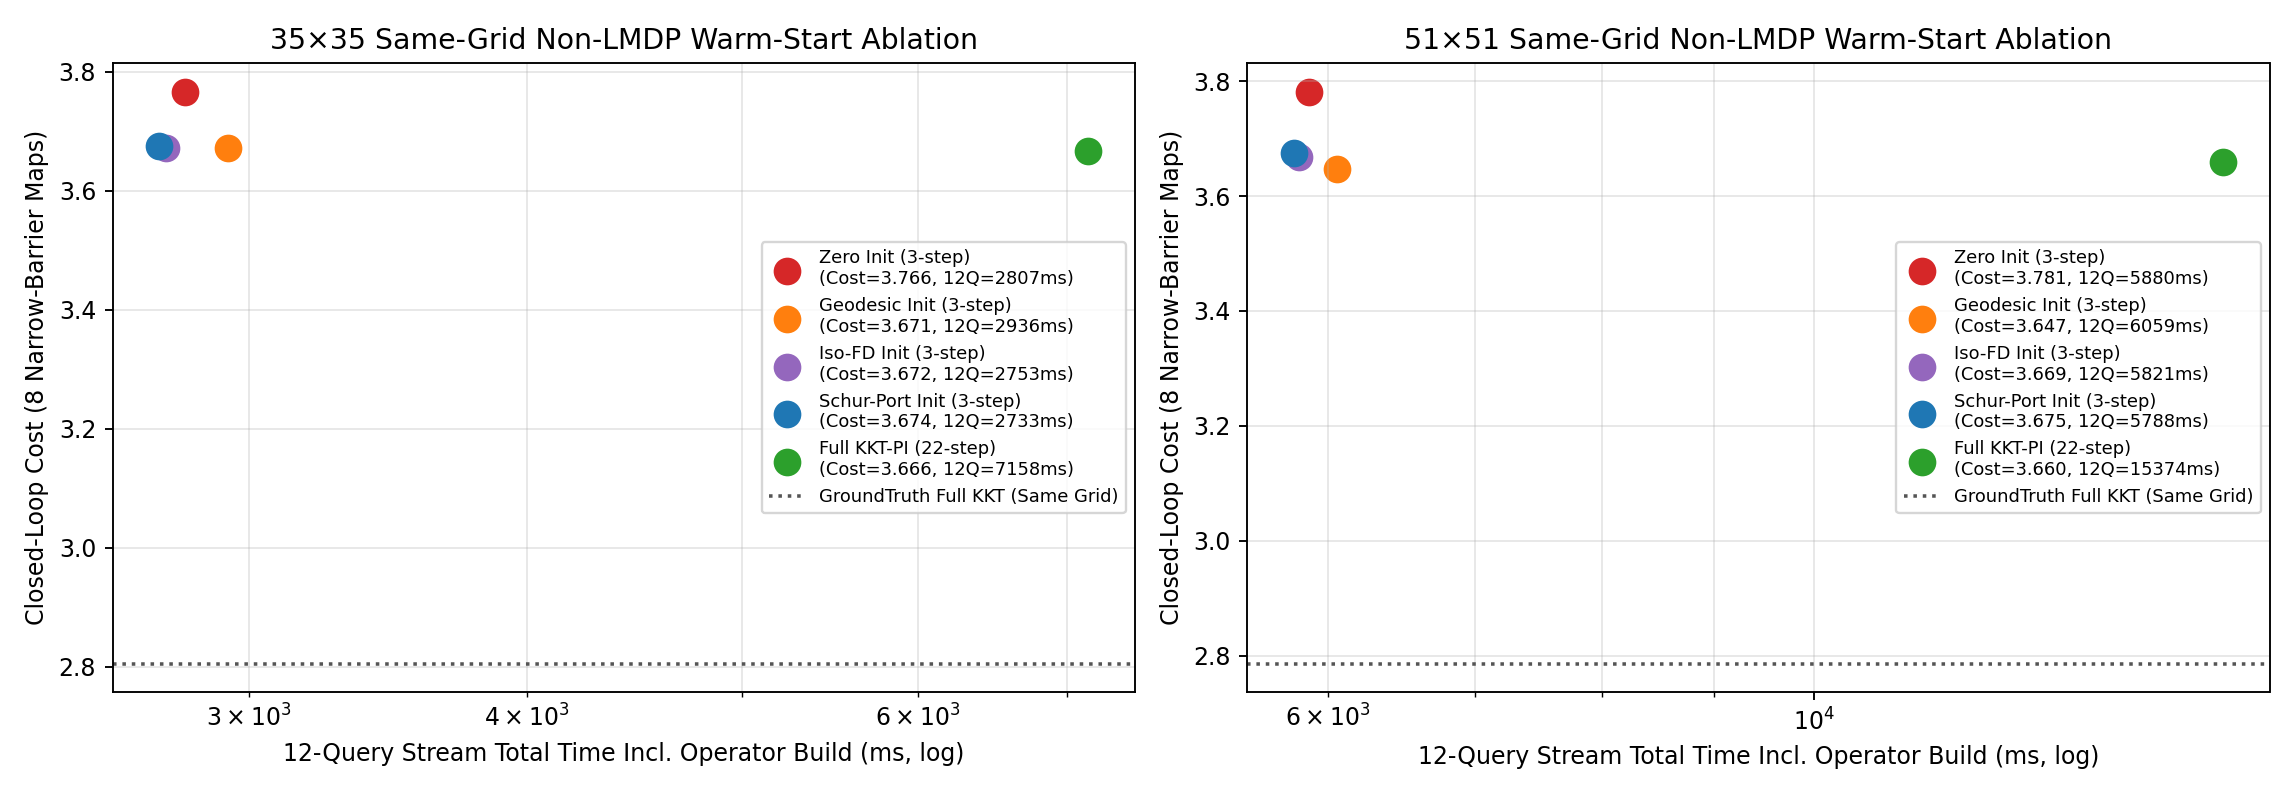

This chart was generated by the following Python code:
"""Experiment 2 (green_kriging_v3): Strictly Matched-Grid Non-LMDP KKT Warm-Start Ablation.

Addresses every attribution point from `green_kriging_v2_review` Section 7 / 11:
1. Evaluates ALL initializers on the EXACT SAME GRID (`35^2` AND `51^2` separately!).
2. Includes `Same-GP Isotropic FD Warm-Start` alongside `Zero`, `Geodesic`, and `Schur-Port`
   warm-starts so single-query initialization benefit vs multi-query reuse benefit are cleanly split!
3. Separates `K=1` cold total time (charging full `SchurPortGreenPlanner` build cost!) from
   `K=12` multi-query stream cumulative time.
4. Evaluates `GroundTruth` vs `Same-GP` on the EXACT SAME `51^2` grid to cleanly isolate GP
   observation error from spatial discretization error, and logs TRUE discrete Bellman residuals!
"""
from __future__ import annotations

import json
import time
from pathlib import Path
from typing import Dict, List, Sequence, Tuple

import matplotlib
matplotlib.use("Agg")
import matplotlib.pyplot as plt
import numpy as np

from core_v3 import (
    GoalBall,
    KrigingWorldModel,
    ProblemSpec,
    QueryTask,
    generate_benchmark_map,
    sample_noisy_probes,
    simulate_closed_loop_crn,
    solve_anisotropic_ball_qp,
)
from exp1_pareto_and_adaptive_tour import build_catalog_and_stream, paired_student_ci95
from schur_port_2d3d import (
    ClassicalFDSolver,
    SchurPortGreenPlanner,
    make_grid_axes,
    solve_monotone_anisotropic_constrained_hjb_2d,
)


def run_matched_grid_kkt_ablation(grid_n: int, n_maps: int = 8, n_queries: int = 12, n_probes: int = 45) -> dict:
    R_diag = (0.35, 3.0)
    u_max = 1.8
    spec_nl = ProblemSpec(dim=2, half_width=1.65, sigma=0.45, q0=0.50, r_diag=R_diag, u_max=u_max)
    spec_iso = ProblemSpec(dim=2, half_width=1.65, sigma=0.45, q0=0.50)

    methods = [
        "GroundTruth-FullKKT",
        "SameGP-FullKKT",
        "ZeroInit-3Step",
        "GeodesicInit-3Step",
        "IsoFDInit-3Step",
        "SchurPortInit-3Step",
    ]
    map_costs: Dict[str, List[float]] = {m: [] for m in methods}
    map_bellman_res: Dict[str, List[float]] = {m: [] for m in methods}
    map_k1_cold_ms: Dict[str, List[float]] = {m: [] for m in methods if m != "GroundTruth-FullKKT"}
    map_k_all_ms: Dict[str, List[float]] = {m: [] for m in methods if m != "GroundTruth-FullKKT"}

    _, _, pts = make_grid_axes(spec_nl.half_width, grid_n, 2)

    for m_i in range(n_maps):
        map_seed = 6100 + m_i
        world = generate_benchmark_map(map_seed, dim=2, regime="narrow_barrier", with_drift=True, spec=spec_nl)
        waypoints, patch_zones, queries = build_catalog_and_stream(map_seed, dim=2, n_queries=n_queries)
        X_obs, q_obs, b_obs = sample_noisy_probes(world, n_probes=n_probes, seed=map_seed + 9, include_drift=True)
        km = KrigingWorldModel(X_obs, q_obs, b_obs)

        # Build isotropic FD & SchurPort operators on the EXACT SAME `grid_n` (explicitly timed!)
        iso_fd = ClassicalFDSolver(spec_iso, grid_n, km.predict_q, km.predict_b)
        schur_pl = SchurPortGreenPlanner(spec_iso, grid_n, km.predict_q, km.predict_b, waypoints, patch_zones, initial_sectors_per_wp=4)

        c_q = {m: [] for m in methods}
        br_q = {m: [] for m in methods}
        ms_q = {m: [] for m in methods if m != "GroundTruth-FullKKT"}

        for qi, q in enumerate(queries):
            crn_s = 7500 + 50 * m_i + qi
            # 1. GroundTruth Full KKT on SAME `grid_n`
            gt = solve_monotone_anisotropic_constrained_hjb_2d(spec_nl, grid_n, world.q_hidden, world.drift, q, n_iters=22)
            c_q["GroundTruth-FullKKT"].append(simulate_closed_loop_crn(world, gt["policy"], q, n_per_start=18, seed=crn_s)["mean_cost"])
            br_q["GroundTruth-FullKKT"].append(gt["true_bellman_residual"])

            # 2. Same-GP Full KKT on SAME `grid_n`
            full_gp = solve_monotone_anisotropic_constrained_hjb_2d(spec_nl, grid_n, km.predict_q, km.predict_b, q, n_iters=22)
            c_q["SameGP-FullKKT"].append(simulate_closed_loop_crn(world, full_gp["policy"], q, n_per_start=18, seed=crn_s)["mean_cost"])
            br_q["SameGP-FullKKT"].append(full_gp["true_bellman_residual"])
            ms_q["SameGP-FullKKT"].append(full_gp["solve_ms"])

            # 3. Zero-Init 3-Step
            z3 = solve_monotone_anisotropic_constrained_hjb_2d(spec_nl, grid_n, km.predict_q, km.predict_b, q, n_iters=3)
            c_q["ZeroInit-3Step"].append(simulate_closed_loop_crn(world, z3["policy"], q, n_per_start=18, seed=crn_s)["mean_cost"])
            br_q["ZeroInit-3Step"].append(z3["true_bellman_residual"])
            ms_q["ZeroInit-3Step"].append(z3["solve_ms"])

            # 4. Geodesic-Init 3-Step (free-space analytical direction to nearest goal)
            t0 = time.perf_counter()
            g_c = np.array([g.center for g in q.goals])
            diffs = pts[:, None, :] - g_c[None, :, :]
            dn = np.linalg.norm(diffs, axis=2)
            best_g = np.argmin(dn, axis=1)
            dir_g = diffs[np.arange(len(pts)), best_g] / np.maximum(dn[np.arange(len(pts)), best_g][:, None], 1e-9)
            u_geo = solve_anisotropic_ball_qp(np.sqrt(2.0 * spec_nl.q0) * dir_g, np.array(R_diag), u_max)
            geo_prep = 1000.0 * (time.perf_counter() - t0)
            g3 = solve_monotone_anisotropic_constrained_hjb_2d(spec_nl, grid_n, km.predict_q, km.predict_b, q, n_iters=3, u_init_grid=u_geo)
            c_q["GeodesicInit-3Step"].append(simulate_closed_loop_crn(world, g3["policy"], q, n_per_start=18, seed=crn_s)["mean_cost"])
            br_q["GeodesicInit-3Step"].append(g3["true_bellman_residual"])
            ms_q["GeodesicInit-3Step"].append(geo_prep + g3["solve_ms"])

            # 5. Isotropic-FD-Init 3-Step (includes FD solve + KKT projection time!)
            t0 = time.perf_counter()
            sol_ifd = iso_fd.solve_direct(q)
            u_ifd = solve_anisotropic_ball_qp(-sol_ifd["policy"](pts), np.array(R_diag), u_max)
            ifd_prep = 1000.0 * (time.perf_counter() - t0)
            ifd3 = solve_monotone_anisotropic_constrained_hjb_2d(spec_nl, grid_n, km.predict_q, km.predict_b, q, n_iters=3, u_init_grid=u_ifd)
            c_q["IsoFDInit-3Step"].append(simulate_closed_loop_crn(world, ifd3["policy"], q, n_per_start=18, seed=crn_s)["mean_cost"])
            br_q["IsoFDInit-3Step"].append(ifd3["true_bellman_residual"])
            ms_q["IsoFDInit-3Step"].append(ifd_prep + ifd3["solve_ms"])

            # 6. SchurPort-Init 3-Step (includes port solve + KKT projection time!)
            t0 = time.perf_counter()
            sol_sp = schur_pl.solve_query(q)
            u_sp = solve_anisotropic_ball_qp(-sol_sp["policy"](pts), np.array(R_diag), u_max)
            sp_prep = 1000.0 * (time.perf_counter() - t0)
            sp3 = solve_monotone_anisotropic_constrained_hjb_2d(spec_nl, grid_n, km.predict_q, km.predict_b, q, n_iters=3, u_init_grid=u_sp)
            c_q["SchurPortInit-3Step"].append(simulate_closed_loop_crn(world, sp3["policy"], q, n_per_start=18, seed=crn_s)["mean_cost"])
            br_q["SchurPortInit-3Step"].append(sp3["true_bellman_residual"])
            ms_q["SchurPortInit-3Step"].append(sp_prep + sp3["solve_ms"])

        for m in methods:
            map_costs[m].append(float(np.mean(c_q[m])))
            map_bellman_res[m].append(float(np.mean(br_q[m])))

        # Explicit cold K=1 vs cumulative K=12 accounting (charging full operator build!)
        map_k1_cold_ms["SameGP-FullKKT"].append(ms_q["SameGP-FullKKT"][0])
        map_k_all_ms["SameGP-FullKKT"].append(float(np.sum(ms_q["SameGP-FullKKT"])))
        map_k1_cold_ms["ZeroInit-3Step"].append(ms_q["ZeroInit-3Step"][0])
        map_k_all_ms["ZeroInit-3Step"].append(float(np.sum(ms_q["ZeroInit-3Step"])))
        map_k1_cold_ms["GeodesicInit-3Step"].append(ms_q["GeodesicInit-3Step"][0])
        map_k_all_ms["GeodesicInit-3Step"].append(float(np.sum(ms_q["GeodesicInit-3Step"])))
        map_k1_cold_ms["IsoFDInit-3Step"].append(iso_fd.op_build_ms + ms_q["IsoFDInit-3Step"][0])
        map_k_all_ms["IsoFDInit-3Step"].append(iso_fd.op_build_ms + float(np.sum(ms_q["IsoFDInit-3Step"])))
        map_k1_cold_ms["SchurPortInit-3Step"].append(schur_pl.op_build_ms + ms_q["SchurPortInit-3Step"][0])
        map_k_all_ms["SchurPortInit-3Step"].append(schur_pl.op_build_ms + float(np.sum(ms_q["SchurPortInit-3Step"])))

        print(f"  [KKT {grid_n}^2 map {m_i+1}/{n_maps}] Full={map_costs['SameGP-FullKKT'][-1]:.3f} | Geo3={map_costs['GeodesicInit-3Step'][-1]:.3f} | IsoFD3={map_costs['IsoFDInit-3Step'][-1]:.3f} | Schur3={map_costs['SchurPortInit-3Step'][-1]:.3f}", flush=True)

    full_gp_arr = np.array(map_costs["SameGP-FullKKT"])
    gt_arr = np.array(map_costs["GroundTruth-FullKKT"])
    info_gap_m, info_gap_ci = paired_student_ci95(full_gp_arr - gt_arr)

    summary = {
        "grid_n": grid_n,
        "n_maps": n_maps,
        "n_queries": n_queries,
        "same_grid_gp_vs_gt_info_gap": {
            "mean": info_gap_m,
            "student_t_ci95": info_gap_ci,
            "rel_pct": 100.0 * info_gap_m / float(np.mean(gt_arr)),
        },
        "methods": {},
    }
    for m in methods:
        arr = np.array(map_costs[m])
        entry = {
            "mean_cost": float(np.mean(arr)),
            "mean_true_bellman_residual": float(np.mean(map_bellman_res[m])),
            "per_map_costs": map_costs[m],
        }
        if m != "GroundTruth-FullKKT":
            dm, ci = paired_student_ci95(arr - full_gp_arr)
            entry.update({
                "paired_diff_vs_same_grid_full_kkt": {"mean": dm, "student_t_ci95": ci},
                "rel_gap_vs_same_grid_full_kkt_pct": 100.0 * dm / float(np.mean(full_gp_arr)),
                "k1_cold_total_ms": float(np.mean(map_k1_cold_ms[m])),
                "k12_stream_total_ms": float(np.mean(map_k_all_ms[m])),
            })
        summary["methods"][m] = entry
    return summary


def plot_exp2(r35: dict, r51: dict, out_png: Path):
    fig, axes = plt.subplots(1, 2, figsize=(13.5, 4.7))
    cand = ["ZeroInit-3Step", "GeodesicInit-3Step", "IsoFDInit-3Step", "SchurPortInit-3Step", "SameGP-FullKKT"]
    cols = ["#d62728", "#ff7f0e", "#9467bd", "#1f77b4", "#2ca02c"]
    lbls = ["Zero Init (3-step)", "Geodesic Init (3-step)", "Iso-FD Init (3-step)", "Schur-Port Init (3-step)", "Full KKT-PI (22-step)"]

    for ax, data, g_lbl in [(axes[0], r35, "35×35 Same-Grid"), (axes[1], r51, "51×51 Same-Grid")]:
        for m, c, l in zip(cand, cols, lbls):
            t12 = data["methods"][m]["k12_stream_total_ms"]
            jc = data["methods"][m]["mean_cost"]
            ax.scatter([t12], [jc], s=115, color=c, label=f"{l}\n(Cost={jc:.3f}, 12Q={t12:.0f}ms)")
        ax.axhline(data["methods"]["GroundTruth-FullKKT"]["mean_cost"], color="#555555", ls=":", label="GroundTruth Full KKT (Same Grid)")
        ax.set_xscale("log")
        ax.set_xlabel("12-Query Stream Total Time Incl. Operator Build (ms, log)")
        ax.set_ylabel("Closed-Loop Cost (8 Narrow-Barrier Maps)")
        ax.set_title(f"{g_lbl} Non-LMDP Warm-Start Ablation")
        ax.grid(True, alpha=0.3, which="both")
        ax.legend(fontsize=7.6)

    plt.tight_layout()
    plt.savefig(out_png, dpi=170)
    plt.close(fig)


def main():
    print("=== Exp 2A: Matched 35x35 Grid Non-LMDP KKT Ablation (8 maps x 12 queries) ===", flush=True)
    r35 = run_matched_grid_kkt_ablation(grid_n=35, n_maps=8, n_queries=12, n_probes=75)
    print("\n=== Exp 2B: Matched 51x51 Grid Non-LMDP KKT Ablation (8 maps x 12 queries) ===", flush=True)
    r51 = run_matched_grid_kkt_ablation(grid_n=51, n_maps=8, n_queries=12, n_probes=75)

    out_dir = Path(__file__).resolve().parent
    res = {"grid_35": r35, "grid_51": r51}
    (out_dir / "exp2_kkt_ablation_results.json").write_text(json.dumps(res, indent=2), encoding="utf-8")
    plot_exp2(r35, r51, out_dir / "exp2_same_grid_kkt_ablation.png")
    print("Saved exp2_kkt_ablation_results.json and exp2_same_grid_kkt_ablation.png", flush=True)


if __name__ == "__main__":
    main()
